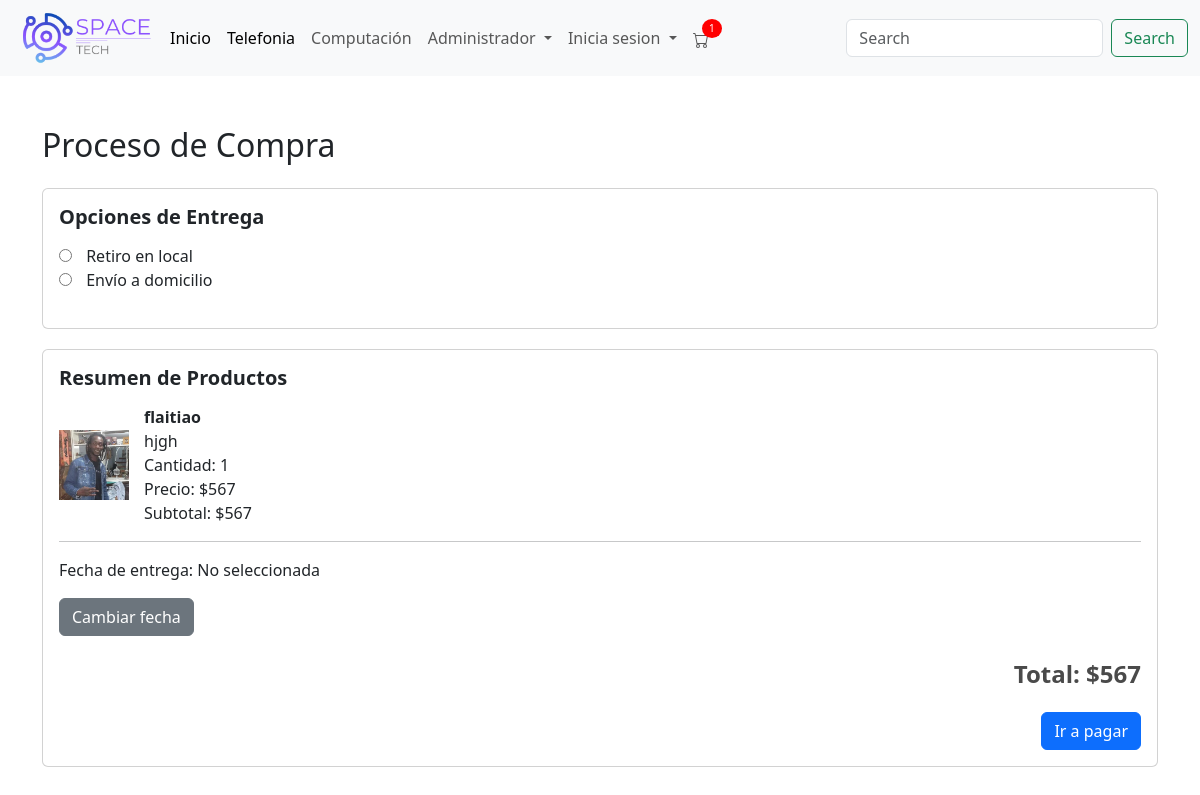
The app's page /venta_productos/ (signed in), older data.
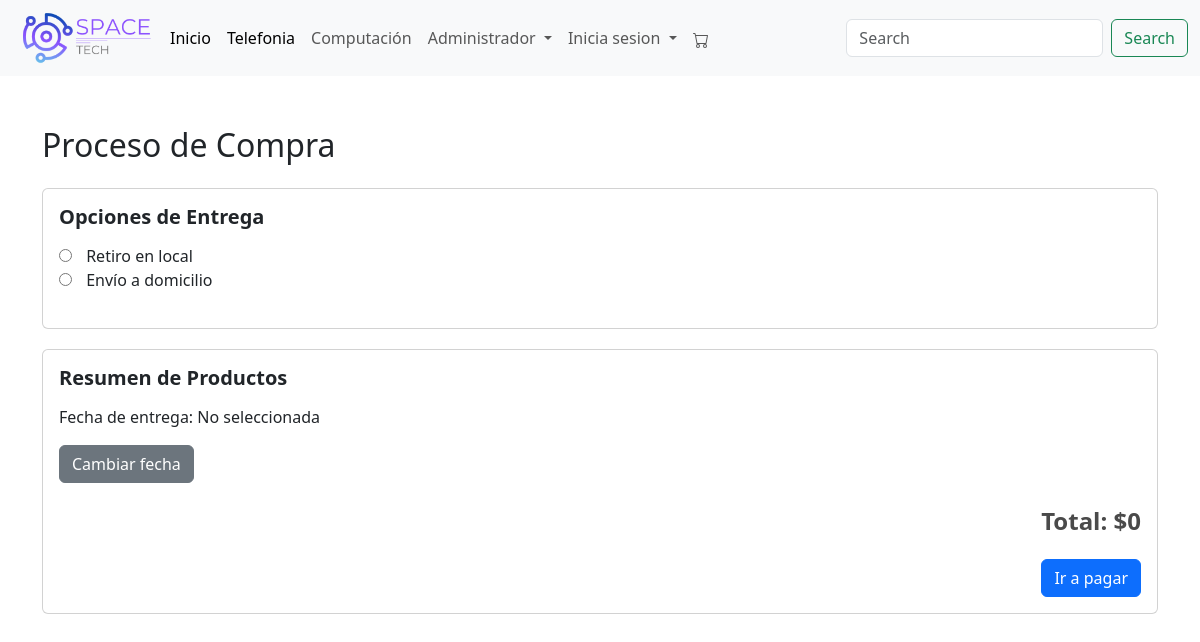
The same page, newer data.
### menu/models.py (models this page shows, shortened)
class CarritoItem(models.Model):
    carrito = models.ForeignKey(Carrito, on_delete=models.CASCADE)
    producto = models.ForeignKey(Articulos, on_delete=models.CASCADE)
    cantidad = models.IntegerField(default=1)
    agregado_en = models.DateTimeField(default=timezone.now)

class Articulos(models.Model):
    nombre = models.CharField(max_length=30)
    descripcion = models.CharField(max_length=50)
    precio = models.IntegerField()
    stock = models.IntegerField()
    foto = models.ImageField(upload_to='static/img/', blank=True, null=True)
    marca = models.CharField(max_length=30, default='Sin Marca')
    precio_oferta = models.IntegerField(blank=True, null=True)
    descuento = models.DecimalField(max_digits=5, decimal_places=2, blank=True, null=True)

### menu/views.py (the view)
# urls.py: path('venta_productos/', views.venta_productos, name='venta_productos'),
@login_required
def venta_productos(request):
    if request.user.is_authenticated:
        try:
            perfil_usuario = Usuario.objects.get(email=request.user.email)
            direccion = perfil_usuario.direccion
        except Usuario.DoesNotExist:
            perfil_usuario = None
            direccion = ""
    else:
        return redirect('login')
    carrito, created = Carrito.objects.get_or_create(usuario=request.user)
    items = CarritoItem.objects.filter(carrito=carrito)
    total = sum(item.producto.precio * item.cantidad for item in items)
    return render(request, 'venta_productos.html', {'items': items, 'total': total, 'direccion': direccion})

### menu/context_processors.py (called while the page is built)
def carrito_items_count(request):
    if request.user.is_authenticated:
        try:
            carrito = Carrito.objects.get(usuario=request.user)
            count = CarritoItem.objects.filter(carrito=carrito).count()
        except Carrito.DoesNotExist:
            count = 0
    else:
        count = 0
    return {
        'carrito_items_count': count
    }

### menu/templatetags/custom_filters.py (called while the page is built)
@register.filter(name='format_price')
def format_price(value):
    return "${:,.0f}".format(value).replace(',', '.')

@register.filter
def multiply(value, arg):
    return value * arg

### menu/templates/venta_productos.html (shortened to what this page needs)
<!DOCTYPE html>
<html lang="es">
{% load static %}
{% load custom_filters %}
<head>
    <link href="https://cdn.jsdelivr.net/npm/bootstrap@5.3.3/dist/css/bootstrap.min.css" rel="stylesheet">
    <link rel="stylesheet" href="https://cdn.jsdelivr.net/npm/sweetalert2@11/dist/sweetalert2.min.css">
    <link rel="stylesheet" href="https://cdn.jsdelivr.net/npm/flatpickr/dist/flatpickr.min.css">
    <link rel="stylesheet" href="{% static 'css/venta_productos.css' %}">
</head>
<body>
    {% include "plantilla/menu.html" %}
    <div class="container">
        <h2 class="mb-4">Proceso de Compra</h2>
        <div class="card">
            <div class="card-body">
                <h3 class="section-title">Opciones de Entrega</h3>
                <div class="delivery-options">
                    <div>
                        <input type="radio" id="retiro_local" name="delivery_option" value="retiro_local">
                        <label for="retiro_local">Retiro en local</label>
                    </div>
                    <div>
                        <input type="radio" id="envio_domicilio" name="delivery_option" value="envio_domicilio">
                        <label for="envio_domicilio">Envío a domicilio</label>
                    </div>
                </div>
            </div>
        </div>
        <div class="card">
            <div class="card-body">
                <h3 class="section-title">Resumen de Productos</h3>
                {% for item in items %}
                <div class="d-flex align-items-center">
                    <img src="{{ item.producto.foto.url }}" alt="{{ item.producto.nombre }}" class="product-img">
                    <div class="product-details">
                        <div class="product-name">{{ item.producto.nombre }}</div>
                        <div>{{ item.producto.marca }}</div>
                        <div>Cantidad: {{ item.cantidad }}</div>
                        <div>Precio: {{ item.producto.precio|format_price }}</div>
                        <div>Subtotal: {{ item.producto.precio|multiply:item.cantidad|format_price }}</div>
                    </div>
                </div>
                <hr>
                {% endfor %}
                <div>
                    <p>Fecha de entrega: <span id="fecha_entrega_seleccionada">No seleccionada</span></p>
                    <button id="cambiar_fecha" class="btn btn-secondary">Cambiar fecha</button>
                </div>
                <div class="total" data-total="{{ total }}">Total: {{ total|format_price }}</div>
                <a href="{% url 'iniciar_pago' %}?total={{ total }}" class="btn btn-primary btn-finalizar">Ir a pagar</a>
            </div>
        </div>
    </div>
</body>
</html>

Row changes from the older to the newer data that the page shows:
removed CarritoItem: producto.foto (picture), producto.nombre "flaitiao", producto.marca "hjgh", cantidad "1", producto.precio "$567", producto.precio|multiply "$567"
Text that changed along with them:
{{ total|format_price }}: "$567" → "$0"
{{ carrito_items_count }}: "1" → (not shown)
